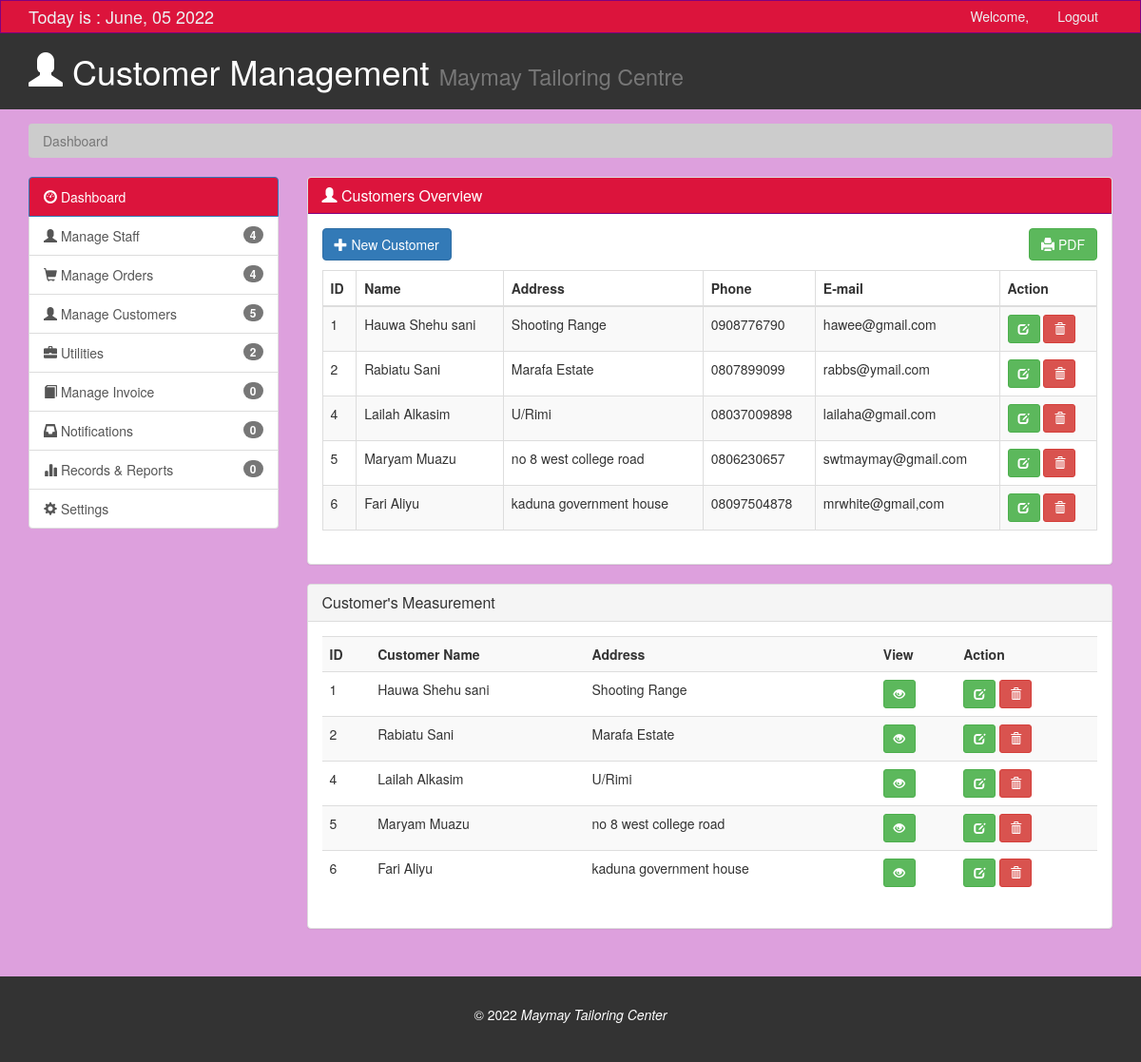
The page /customers/customers.php on the database as committed earlier.
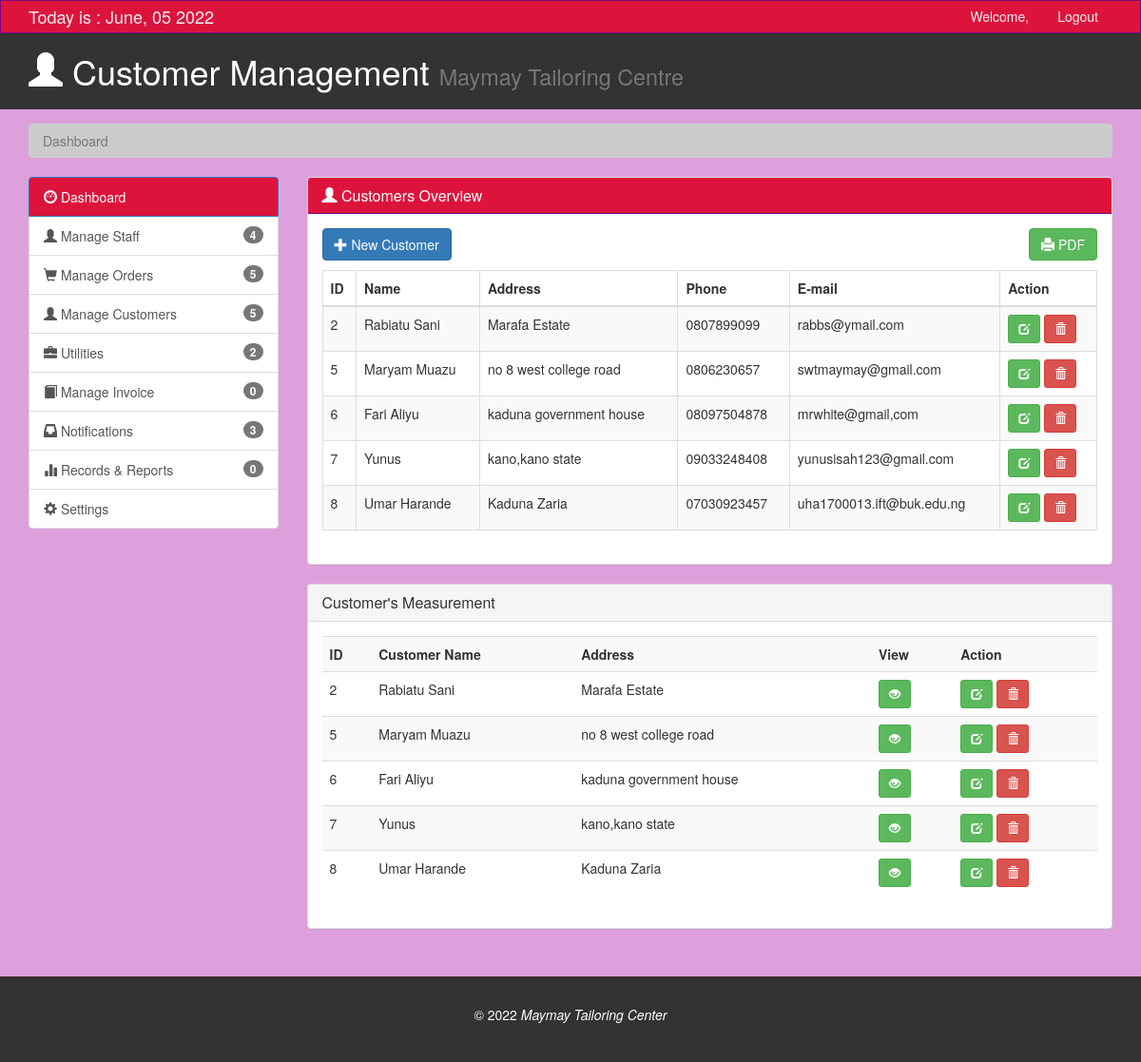
The same page on the database as committed later.
### tables this page shows
CREATE TABLE `customers` (
  `id` int(11) NOT NULL,
  `fulname` varchar(100) NOT NULL,
  `address` varchar(100) NOT NULL,
  `phone` varchar(100) NOT NULL,
  `email` varchar(100) NOT NULL,
  `comment` varchar(100) NOT NULL,
  `shoulder` varchar(100) NOT NULL,
  `hcl` varchar(100) NOT NULL,
  `bust` varchar(100) NOT NULL,
  `blousewaist` varchar(100) NOT NULL,
  `blouselength` varchar(100) NOT NULL,
  `skirtlength` varchar(100) NOT NULL,
  `skirtwaist` varchar(100) NOT NULL,
  `hips` varchar(100) NOT NULL,
  `sliplength` varchar(100) NOT NULL,
  `slipround` varchar(100) NOT NULL
);

### customers/customers.php (the view, shortened to what the changed rows need)
<?php
include "../functions.php";
?>
<!DOCTYPE html>
<html lang="en">
  <head>
    <link href="css/bootstrap.min.css" rel="stylesheet">
    <link href="css/style.css" rel="stylesheet">
  </head>
  <body>
    <header id="header">
      <div class="container">
        <div class="row">
          <div class="col-md-10">
            <h1><span class="glyphicon glyphicon-user" aria-hidden="true"></span> Customer Management <small>Maymay Tailoring Centre</small></h1>
          </div>
        </div>
      </div>
    </header>
    <section id="main">
      <div class="container">
        <div class="row">
          <div class="col-md-3">
            <div class="list-group">
              <a href="orders.php" class="list-group-item"><span class="glyphicon glyphicon-shopping-cart" aria-hidden="true"></span> Manage Orders <span class="badge"><?php  $sql="SELECT * FROM orders"; $result=mysqli_query($db,$sql) or die("error getting data");
            $num_rows=mysqli_num_rows($result); echo "$num_rows";?></span></a>
              <a href="notifications.php" class="list-group-item"><span class="glyphicon glyphicon-inbox" aria-hidden="true"></span> Notifications <span class="badge"><?php  $sql="SELECT * FROM notifications"; $result=mysqli_query($db,$sql) or die("error getting data");
            $num_rows=mysqli_num_rows($result); echo "$num_rows";?></span></a>
            </div>
          </div>
          <div class="col-md-9">
            <div class="panel panel-default">
              <div class="panel-body">
                <table class="table table-striped table-bordered" id="myTable">
                  <thead>
                    <tr>
                      <th>ID</th>
                      <th>Name</th>
                      <th>Address</th>
                      <th>Phone</th>
                      <th>E-mail</th>
                      <th>Action</th>
                    </tr>
                  </thead>
                  <tbody>
                <?php
              include_once('../functions.php');
              $sql = "SELECT * FROM customers";
              $query = $db->query($sql);
              while($row = $query->fetch_assoc()){
                echo
                "<tr>
                  <td>".$row['id']."</td>
                  <td>".$row['fulname']."</td>
                  <td>".$row['address']."</td>
                  <td>".$row['phone']."</td>
                  <td>".$row['email']."</td>
                  <td>
                    <a href='#edit_".$row['id']."' class='btn btn-success btn-sm' data-toggle='modal'> <span class='glyphicon glyphicon-edit'></span></a>
                    <a href='#delete_".$row['id']."' class='btn btn-danger btn-sm' data-toggle='modal'><span class='glyphicon glyphicon-trash'></span></a>
                  </td>
                </tr>";
              }?>
            </table>
              </div>
              </div>
              <div class="panel panel-default">
                <div class="panel-body">
                  <table class="table table-striped table-hover" width="250">
                      <tr>
                        <th>ID</th>
                        <th>Customer Name</th>
                        <th>Address</th>
                        <th>View</th>
                        <th>Action</th>
                      </tr>
                        <?php
              include_once('../functions.php');
              $sql = "SELECT * FROM customers";
              $query = $db->query($sql);
              while($row = $query->fetch_assoc()){
                echo
                "<tr>
                  <td>".$row['id']."</td>
                  <td>".$row['fulname']."</td>
                  <td>".$row['address']."</td>
                  <td>
                  <a href='#view_".$row['id']."' class='btn btn-success btn-sm' data-toggle='modal'> <span class='glyphicon glyphicon-eye-open'></span></a>
                  </td>
                  <td>
                    <a href='#edit_".$row['id']."' class='btn btn-success btn-sm' data-toggle='modal'> <span class='glyphicon glyphicon-edit'></span></a>
                    <a href='#delete_".$row['id']."' class='btn btn-danger btn-sm' data-toggle='modal'><span class='glyphicon glyphicon-trash'></span></a>
                  </td>
                </tr>";
              }?>
                    </table>
                </div>
              </div>
          </div>
        </div>
      </div>
    </section>
  </body>
</html>

Rows that differ between the two databases and show on the page:
removed customers: id "1", fulname "Hauwa Shehu sani", address "Shooting Range", phone "0908776790", email "hawee@gmail.com"
removed customers: id "4", fulname "Lailah Alkasim", address "U/Rimi", phone "08037009898", email "lailaha@gmail.com"
added customers: id "7", fulname "Yunus", address "kano,kano state", phone "09033248408", email "yunusisah123@gmail.com"
added customers: id "8", fulname "Umar Harande", address "Kaduna Zaria", phone "07030923457", email "uha1700013.ift@buk.edu.ng"
Other text that changed with them:
$num_rows: "4" → "5"
$num_rows: "0" → "3"
